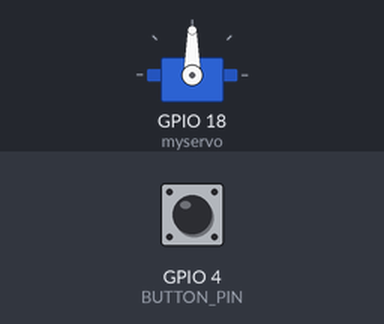
Simulated run of this sketch. Board: ESP32. On the bench: servo. The inputs (shaded band) are chosen by the test bench; at power-on: GPIO 4 (BUTTON_PIN) HIGH.

Above: at 1.2 s.
1.3 s: GPIO 4 (BUTTON_PIN) pulled LOW for 0.15 s
At 2.5 s:
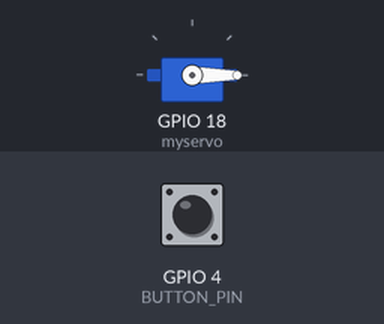
2.9 s: GPIO 4 (BUTTON_PIN) pulled LOW for 1 s
At 3.9 s:
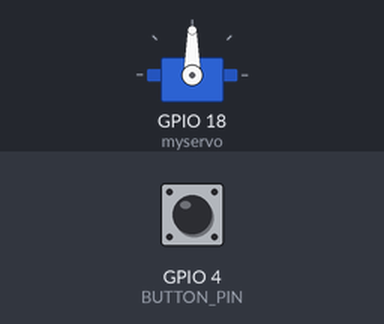
5.4 s: GPIO 4 (BUTTON_PIN) pulled LOW for 0.15 s
At 5.8 s:
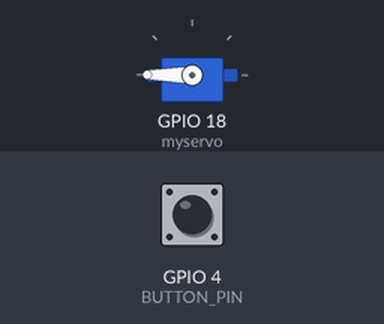
7.0 s: GPIO 4 (BUTTON_PIN) pulled LOW for 3.2 s
At 8.2 s:
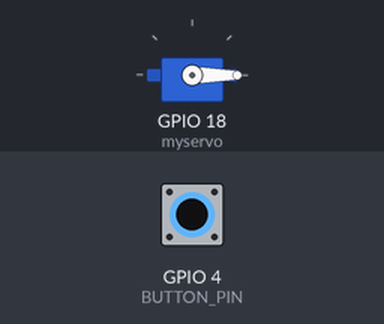
Timing chart, 0 to 10.0 s (numbered marks = the images above; inputs shaded):
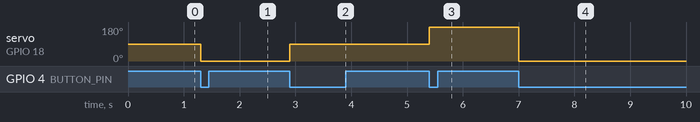

The sketch:

Lab2Task1.ino
```cpp
#include <ESP32Servo.h>

Servo myservo;

//different positions
const int LEFT = 0;
const int MIDDLE = 90;
const int RIGHT = 180;

int servoPin;
int state = 0;

#define BUTTON_PIN 4

volatile bool pressed = false;
volatile unsigned long lastPressTime = 0;
const unsigned long debounceDelay = 500;

// ISR to handle button press with debounce
void IRAM_ATTR handleButtonPress() {
    unsigned long currentTime = millis();
    if ((currentTime - lastPressTime) > debounceDelay) {
        lastPressTime = currentTime;
        pressed = true;  // Set flag to process in the loop
    }
}

void setup() {
    Serial.begin(115200);

    // Configure button pin
    pinMode(BUTTON_PIN, INPUT_PULLUP);
    attachInterrupt(BUTTON_PIN, handleButtonPress, FALLING);  // Attach interrupt to button pin

    // Allow allocation of all timers
    ESP32PWM::allocateTimer(0);
    ESP32PWM::allocateTimer(1);
    ESP32PWM::allocateTimer(2);
    ESP32PWM::allocateTimer(3);

    // Set up!
    myservo.setPeriodHertz(50);
    myservo.attach(18, 1000, 2000);
    myservo.write(MIDDLE);
}

void loop() {
    if (pressed) {
        pressed = false;  // Reset the pressed flag

        // Move the servo to the next position in sequence
        if (state == 0) {
          myservo.write(LEFT);
          delay(1000);
          state = 1;
        }
        else if (state == 1) {
          myservo.write(MIDDLE);
          delay(1000);
          state = 2;
        }
        else if (state == 2) {
          myservo.write(RIGHT);
          delay(1000);
          state = 0;
        }
    }
    delay(100);
}
```

Measured:
- after the input at 1.3 s, servo on GPIO 18 (myservo): 90° → 0° at once
- after the input at 2.9 s, servo on GPIO 18 (myservo): 0° → 90° at once
- after the input at 5.4 s, servo on GPIO 18 (myservo): 90° → 180° at once
- after the input at 7.0 s, servo on GPIO 18 (myservo): 180° → 0° at once
